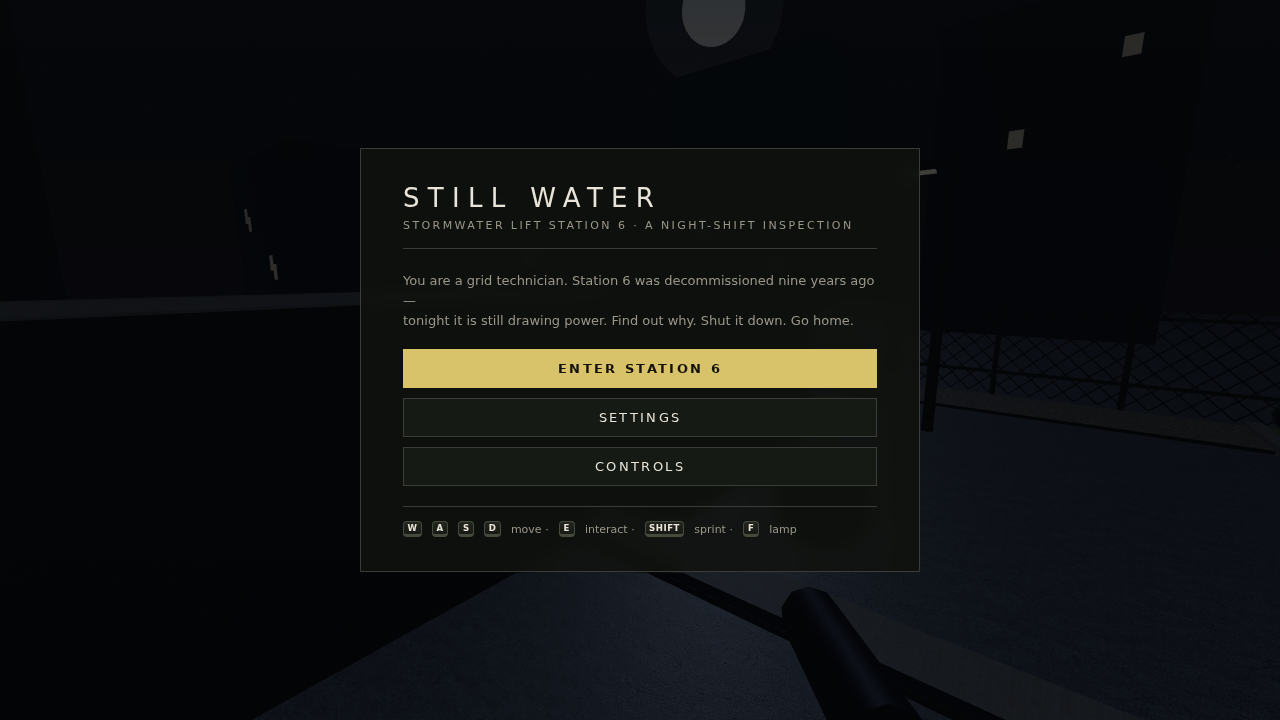
#> input picture qa/shots/00_menu.png, 1280 x 720 px, found by its file name; its folder holds 4 pictures in this run
$ python analyze_shots.py
#> lines starting #> are read from the running program, lines starting #| are printed output that depends on the picture
#!/usr/bin/env python3
"""Programmatic screenshot analysis (no vision available in this session).

Checks per screenshot:
- not near-black (mean luminance) unless a dark scene is expected
- color variance (a broken render is flat)
- region brightness spread (top/middle/bottom thirds differ -> depth exists)
Writes qa/shots/analysis.json and prints a table.
"""
import json
import os
import sys

from PIL import Image

DIR = sys.argv[1] if len(sys.argv) > 1 else "/home/user/3dGame/qa/shots"

DARK_OK = {"01_gallery", "01_sump", "00_menu"}  # scenes expected dark-ish


def lum(px):
    return 0.2126 * px[0] + 0.7152 * px[1] + 0.0722 * px[2]


def analyze(path):
#> called with path = '/home/user/3dGame/qa/shots/00_menu.png'
    im = Image.open(path).convert("RGB")
#> im is the input picture: PIL image 1280x720 RGB; mean R, G, B 14.9, 16.6, 16.9
    im = im.resize((160, 90))
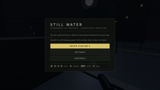
#> im: PIL image 160x90 RGB; mean R, G, B 15, 16.7, 17
    px = list(im.getdata())
#> px = 14400 items, first 6: (4, 6, 8), (5, 6, 10), (5, 7, 10), (5, 7, 10), (5, 7, 10), (5, 7, 10)
    lums = [lum(p) for p in px]
#> lums = 14400 values, max 207.2 at index 7571, min 2.93 at index 11767, mean 16.39
    mean = sum(lums) / len(lums)
#> mean = 16.39
    var = sum((l - mean) ** 2 for l in lums) / len(lums)
#> var = 654
    h = im.height
#> h = 90
    thirds = []
    for band in range(3):
        band_px = [lum(p) for i, p in enumerate(px) if (i // im.width) // (h // 3) == band]
        thirds.append(sum(band_px) / len(band_px))
#> after the loop, thirds = [9.58, 24.55, 15.03]
    spread = max(thirds) - min(thirds)
#> spread = 14.97
    # color diversity: count distinct quantized colors
    colors = {(p[0] // 24, p[1] // 24, p[2] // 24) for p in px}
#> colors = 27 items
    return {
        "file": os.path.basename(path),
        "mean_lum": round(mean, 1),
        "variance": round(var, 1),
        "thirds": [round(t, 1) for t in thirds],
        "thirds_spread": round(spread, 1),
        "colors": len(colors),
    }


def main():
    rows = []
    for f in sorted(os.listdir(DIR)):
        if not f.endswith(".png"):
            continue
        r = analyze(os.path.join(DIR, f))
        name = f.rsplit(".", 1)[0]
        issues = []
        dark_ok = name in DARK_OK
        if r["mean_lum"] < 4 and not dark_ok:
            issues.append("NEAR-BLACK")
        if r["variance"] < 40:
            issues.append("FLAT")
        if r["colors"] < 12:
            issues.append("MONO")
        if r["thirds_spread"] < 3:
            issues.append("NO-DEPTH")
        r["issues"] = issues
        rows.append(r)
        print(f"{r['file']:24s} lum={r['mean_lum']:6.1f} var={r['variance']:7.1f} "
              f"thirds={r['thirds']} colors={r['colors']:3d} {'⚠ ' + ','.join(issues) if issues else 'OK'}")
#| 00_menu.png              lum=  16.4 var=  654.0 thirds=[9.6, 24.5, 15.0] colors= 27 OK
#> pass 3 of the loop in main, `for f in sorted(os.listdir(DIR)):`:
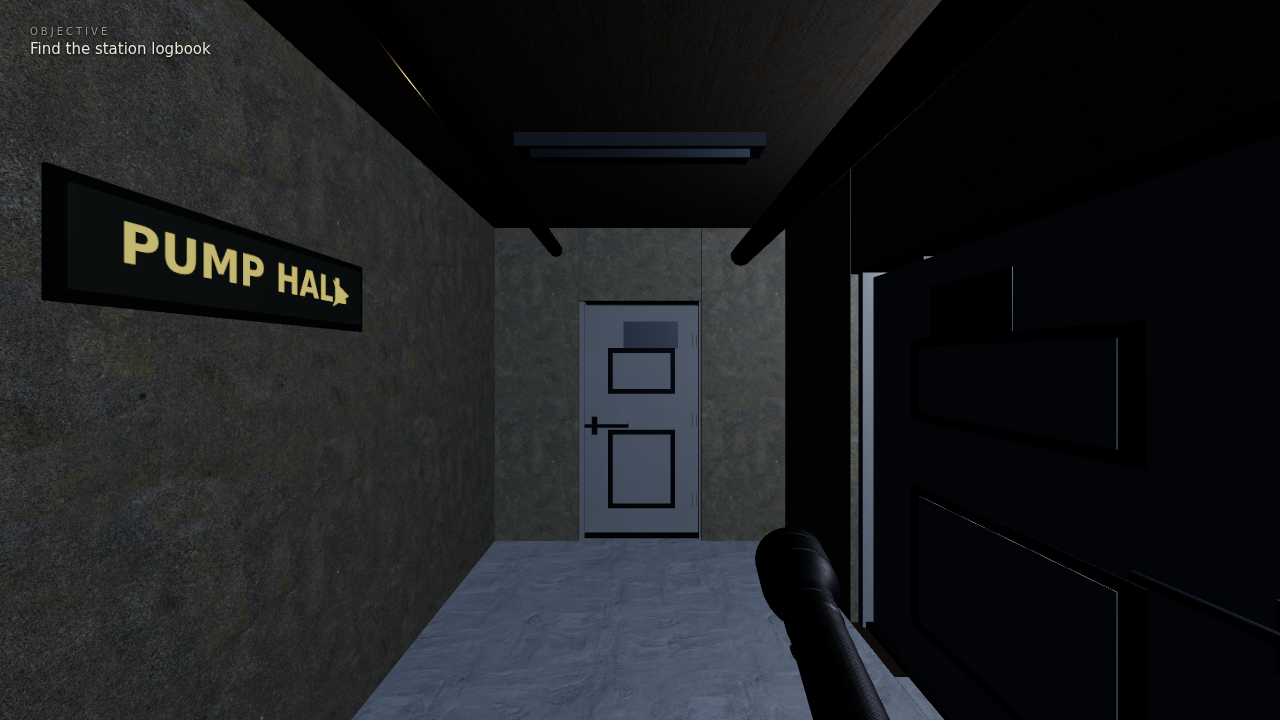
#> input picture qa/shots/01_corridor.png, 1280 x 720 px, found by its file name
#> in analyze, im is the input picture: PIL image 1280x720 RGB; mean R, G, B 27.9, 30, 32
#> in analyze (call 3), `im = im.resize((160, 90))`:
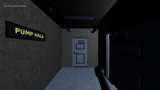
#> im: PIL image 160x90 RGB; mean R, G, B 27.9, 30, 32
#> px = 14400 items, first 6: (50, 52, 48), (50, 51, 49), (48, 50, 48), (46, 48, 47), (43, 45, 43), (43, 45, 43)
#> lums = 14400 values, max 182.7 at index 4496, min 0 at index 32, mean 29.68
#> mean = 29.68
#> var = 786
#> after the loop in analyze (call 3), `for band in range(3):`: thirds = [18.38, 32.88, 37.79]
#> spread = 19.4
#> colors = 42 items
#| 01_corridor.png          lum=  29.7 var=  786.0 thirds=[18.4, 32.9, 37.8] colors= 42 OK
#> the loop made 5 passes; the first 3 are shown
    with open(os.path.join(DIR, "analysis.json"), "w") as f:
        json.dump(rows, f, indent=1)
    bad = [r for r in rows if r["issues"]]
    print(f"\n{len(rows) - len(bad)}/{len(rows)} shots pass programmatic checks")


if __name__ == "__main__":
    main()
